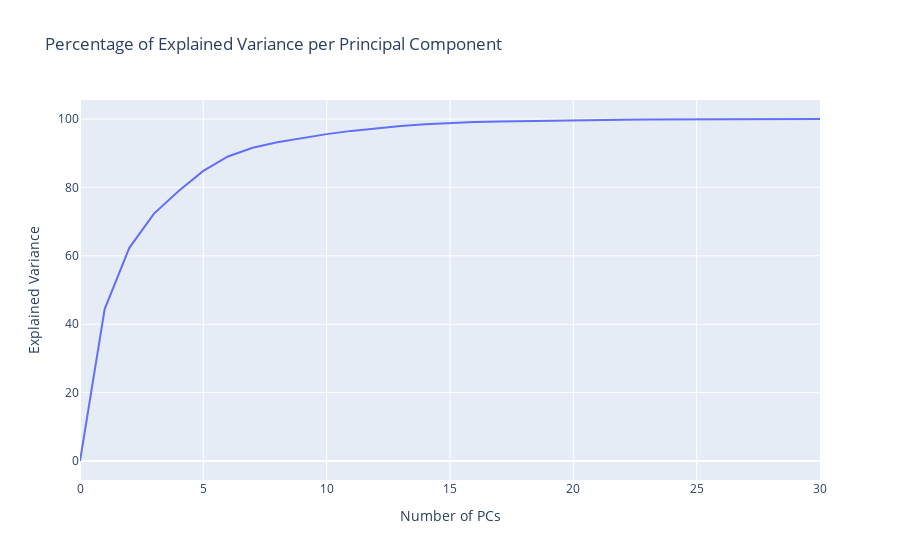

This figure's notebook cell:
### Markdown cell above
##### PCA

### Code cell
# Principal Component Analysis
eda.pca_variance_plot(train_df, identifier=id_features, categorical=categorical_features, continuous=continuous_features, target="Diagnosis")

### Figure 1 — Plotly figure (JSON) as saved in the notebook; plotly's stock layout.template omitted (floating-point values rounded to 4 significant figures)
{"data": [{"type": "scatter", "y": [0, 44.41, 62.34, 72.33, 78.95, 84.83, 89.05, 91.6, 93.18, 94.49, 95.57, 96.53, 97.32, 97.96, 98.48, 98.85, 99.1, 99.27, 99.42, 99.53, 99.64, 99.73, 99.79, 99.85, 99.9, 99.94, 99.97, 99.99, 100.0, 100.0, 100.0]}], "layout": {"title": {"text": "Percentage of Explained Variance per Principal Component"}, "xaxis": {"range": [0, 30], "title": {"text": "Number of PCs"}}, "yaxis": {"title": {"text": "Explained Variance"}}}}
